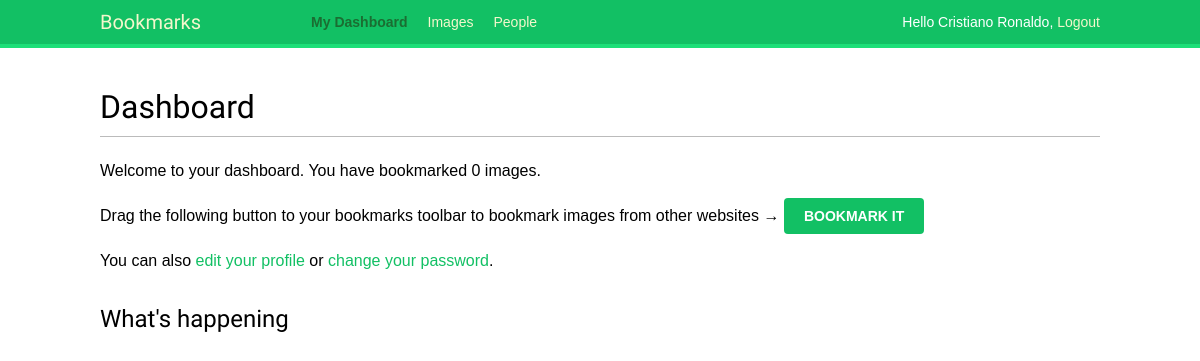
Before: /account/ (signed in) with the older database file.
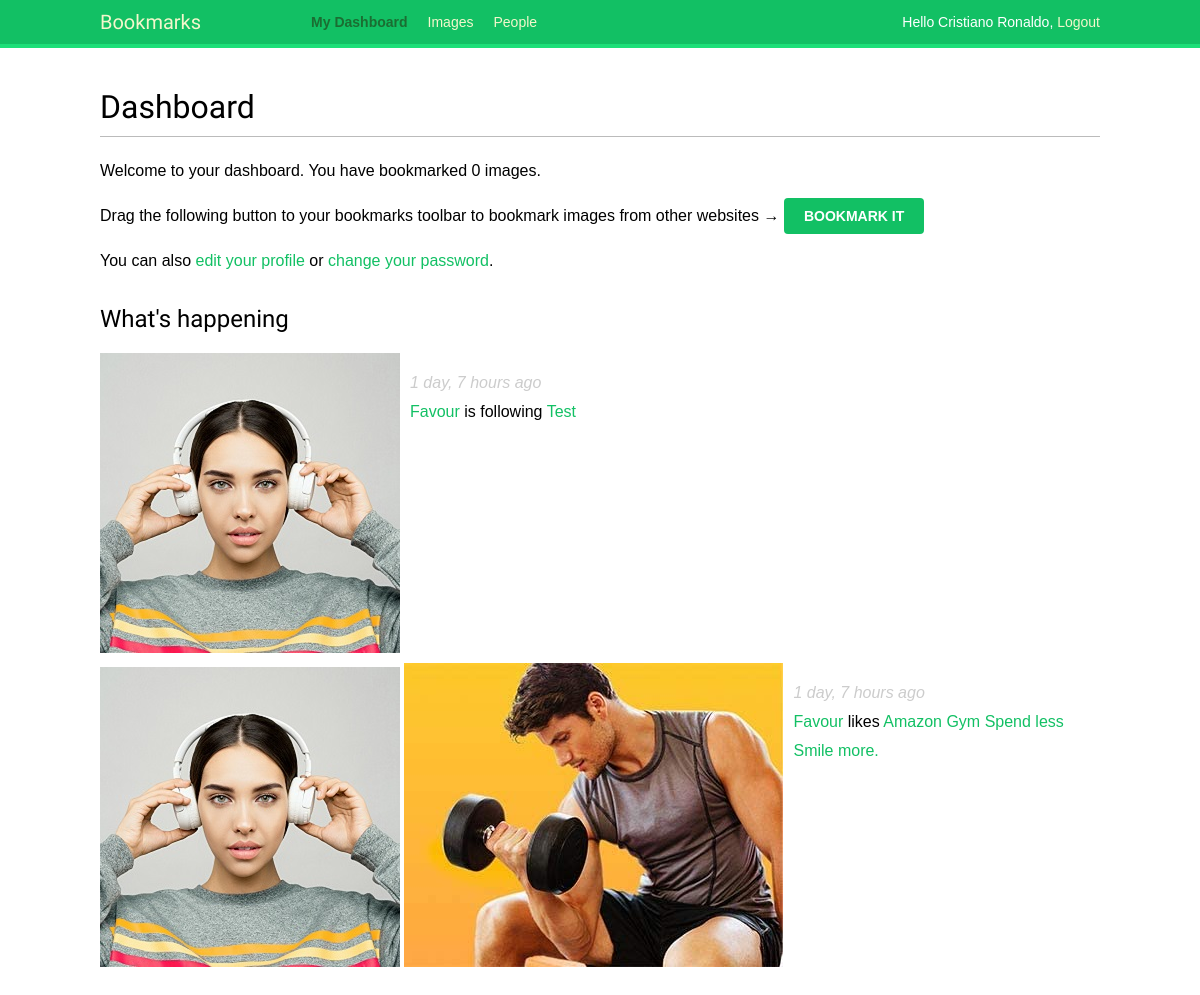
After: the same page with the newer database file.
### actions/models.py (models this page shows)
class Action(models.Model):
    user= models.ForeignKey('auth.user',
                            related_name='actions',
                            on_delete=models.CASCADE,)
    verb= models.CharField(max_length=225)
    created= models.DateTimeField(auto_now_add=True)
    target_ct= models.ForeignKey(ContentType,
                                 blank=True,
                                 null=True,
                                 related_name='target_obj',
                                 on_delete=models.CASCADE)
    target_id= models.PositiveIntegerField(null=True,
                                           blank=True)
    target= GenericForeignKey('target_ct', 'target_id')
    class Meta:
        indexes= [
            models.Index(fields=['-created']),
            models.Index(fields=['target_ct', 'target_id'])
        ]
        ordering= ['-created']

### images/models.py (models this page shows, shortened)
class Image(models.Model):
    user= models.ForeignKey(settings.AUTH_USER_MODEL, related_name='images_created', on_delete=models.CASCADE)
    title= models.TextField(max_length=200)
    slug= models.SlugField(max_length=200, blank=True)
    url= models.URLField(max_length=2000)
    image= models.ImageField(upload_to='images/%Y/%m/%d')
    description= models.TextField(blank=True)
    created= models.DateField(auto_now_add=True)
    users_like= models.ManyToManyField(settings.AUTH_USER_MODEL, related_name='images_liked', blank=True)
    total_likes= models.PositiveIntegerField(default=0)
    def get_absolute_url(self):
        return reverse('images:detail', args= [self.id, self.slug])
    class Meta:
        indexes= [
            models.Index(fields=['-created']),
            models.Index(fields=['-total_likes'])
        ]
        ordering= ['-created']
    def __str__(self) -> str:
        return self.title

### account/views.py (the view)
# urls.py: path('', views.dashboard, name='dashboard'),
@login_required
def dashboard(request):
    actions= Action.objects.exclude(user=request.user)
    following_ids= request.user.following.values_list('id', flat=True)
    if following_ids:
        actions= actions.filter(user_id__in= following_ids)
    actions= actions.select_related('user', 'user__profile')\
            .prefetch_related('target')[:10]
    return render (request,
                    'account/dashboard.html',
                    {'section': 'dashboard',
                     'actions': actions})

### account/templates/account/dashboard.html (shortened to what this page needs)
{% extends "base.html" %}
{% block content %}
  <h1>Dashboard</h1>
  {% with total_images_created=request.user.images_created.count %}
    <p>Welcome to your dashboard. You have bookmarked {{ total_images_created }} image{{ total_images_created|pluralize }}.</p>
  {% endwith %}
  <p>Drag the following button to your bookmarks toolbar to bookmark images from other websites → <a href="javascript:{% include "bookmarklet_launcher.js" %}" class="button">Bookmark it</a></p>
  <p>You can also <a href="{% url "edit" %}">edit your profile</a> or <a href="{% url "password_change" %}">change your password</a>.</p>
  <h2>What's happening</h2>
  <div id="action-list">
    {% for action in actions %}
      {% include "actions/action/detail.html" %}
    {% endfor %}
  </div>
{% endblock %}

### actions/templates/actions/action/detail.html
{% load thumbnail %}
{% with user=action.user profile=action.user.profile %}
<div class="action">
  <div class="images">
    {% if profile.photo %}
      {% thumbnail user.profile.photo "80x80" crop="100%" as im %}
      <a href="{{ user.get_absolute_url }}">
        <img src="{{ im.url }}" alt="{{ user.get_full_name }}"
         class="item-img">
      </a>
    {% endif %}
    {% if action.target %}
      {% with target=action.target %}
        {% if target.image %}
          {% thumbnail target.image "80x80" crop="100%" as im %}
          <a href="{{ target.get_absolute_url }}">
            <img src="{{ im.url }}" class="item-img">
          </a>
        {% endif %}
      {% endwith %}
    {% endif %}
  </div>
  <div class="info">
    <p>
      <span class="date">{{ action.created|timesince }} ago</span>
      <br />
      <a href="{{ user.get_absolute_url }}">
        {{ user.first_name }}
      </a>
      {{ action.verb }}
      {% if action.target %}
        {% with target=action.target %}
          <a href="{{ target.get_absolute_url }}">{{ target }}</a>
        {% endwith %}
      {% endif %}
    </p>
  </div>
</div>
{% endwith %}

Changed rows visible on the page:
added Action: created "1 day, 7 hours", user.first_name "Favour", verb "is following", target "Test"
added Action: target_id 2 (drawn), created "1 day, 7 hours", user.first_name "Favour", verb "likes", target "Amazon Gym Spend less Smile more."
